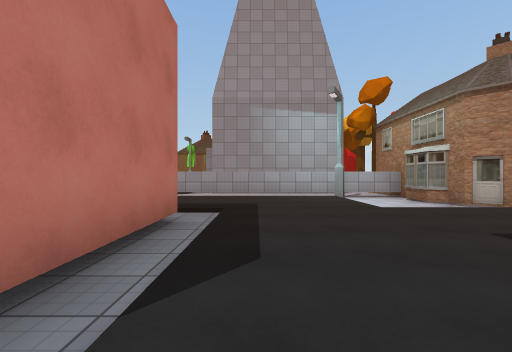
[1] (above)

24 first-person views from a walk through a Unity game level. The camera is 1.2 m above the floor, looks level and sees 90° across. The floor is counted in squares, 2 m on a side. Each view is taken from the middle of a square. On the plan, view 1 faces up. The plan holds only what a view shows up to about 9 squares ahead; the rest is blank. The place goes on beyond the plan. The player is left out. Some animated figures are left out. Some surface patterns are stand-ins.

[2]
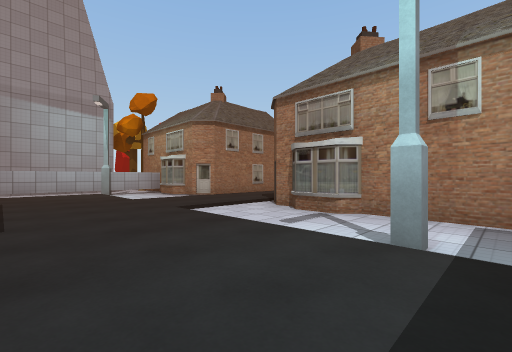

[3]
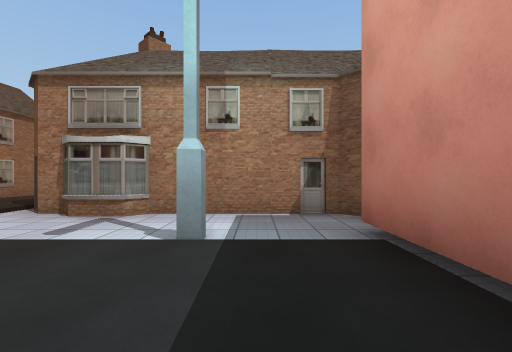

[4]
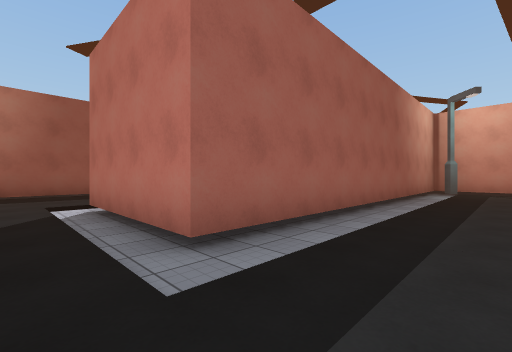

[5]
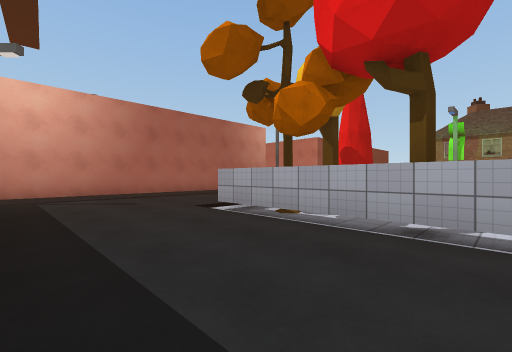

[6]
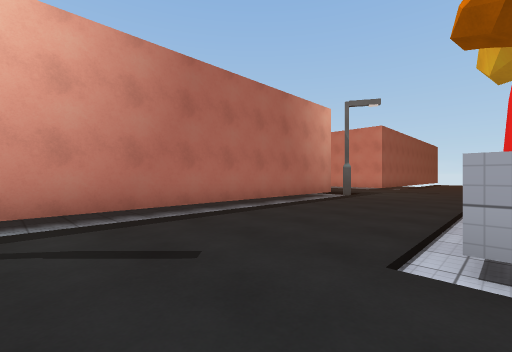

[7]
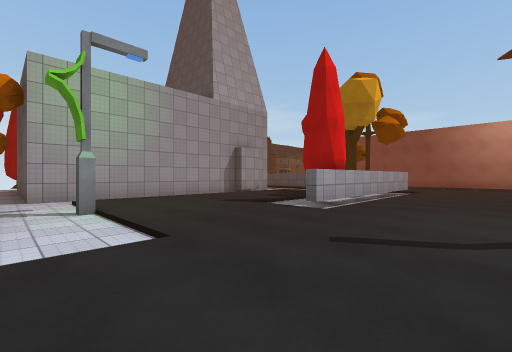

[8]
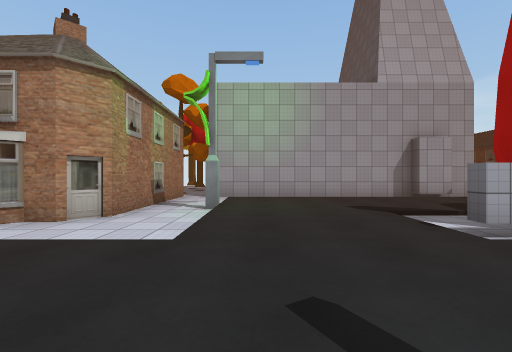

[9]
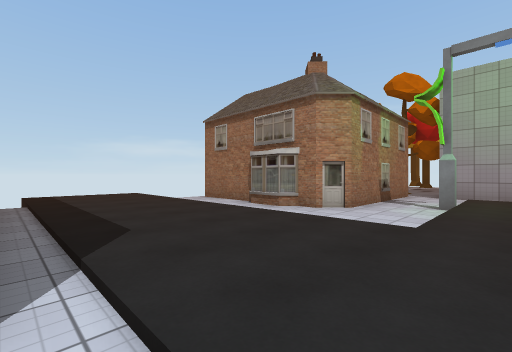

[10]
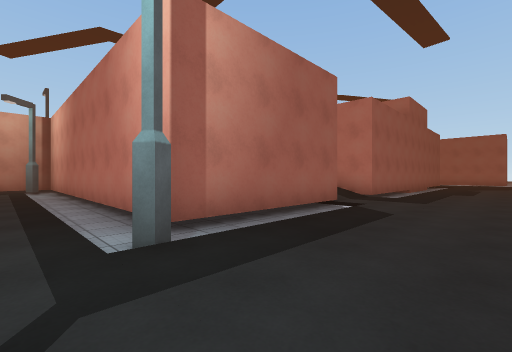

[11]
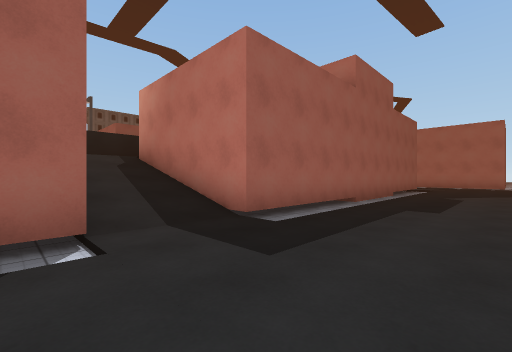

[12]
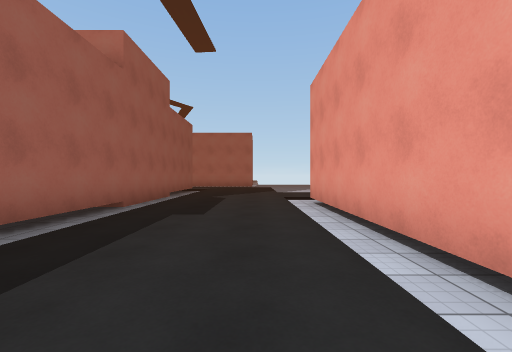

[13]
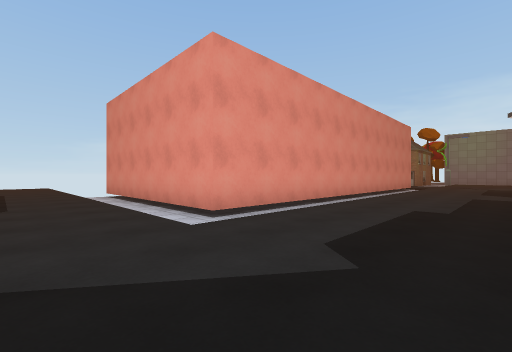

[14]
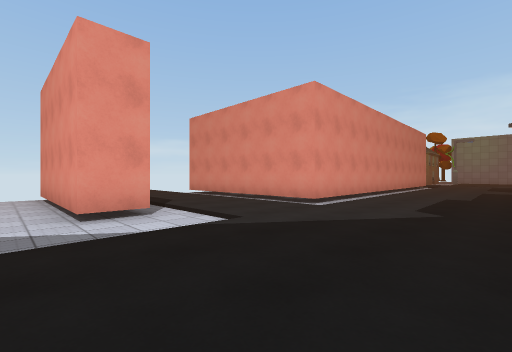

[15]
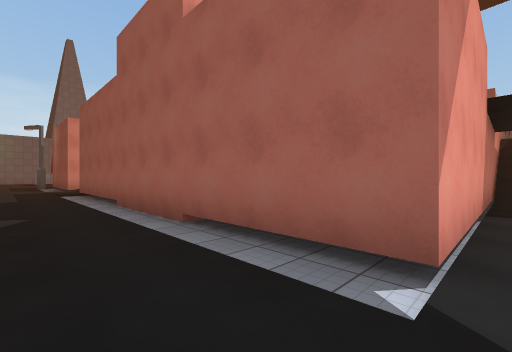

[16]
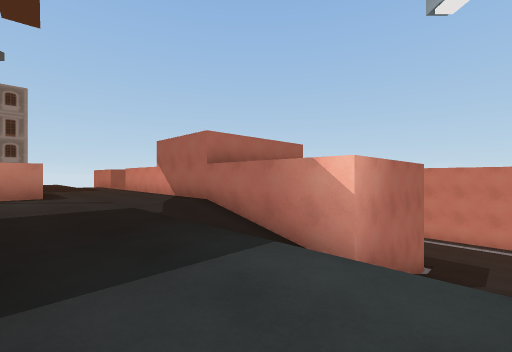

[17]
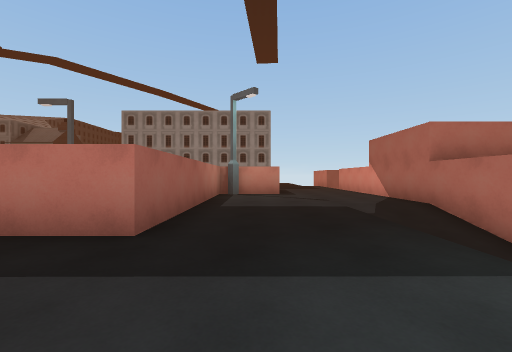

[18]
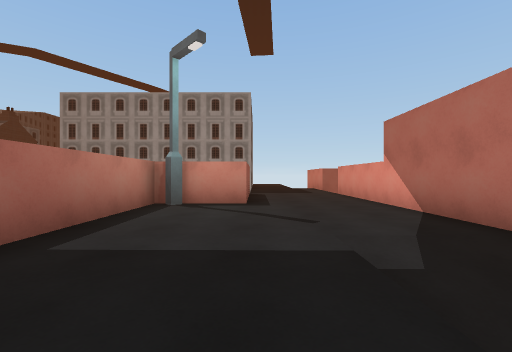

[19]
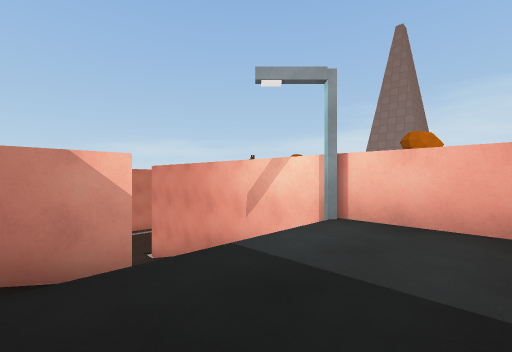

[20]
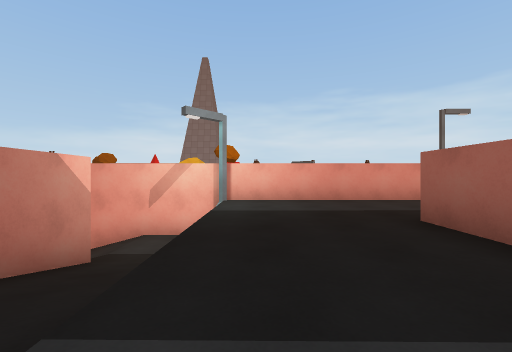

[21]
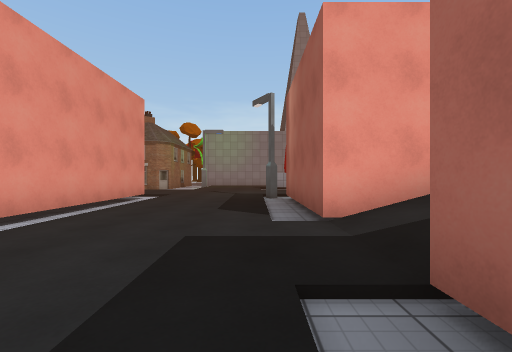

[22]
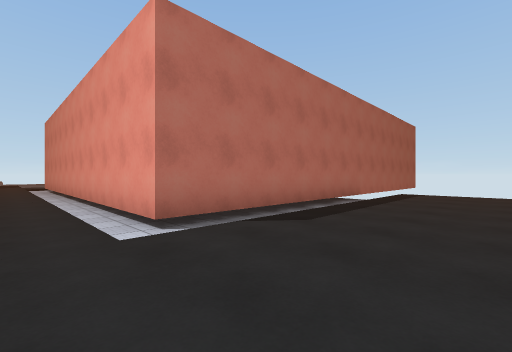

[23]
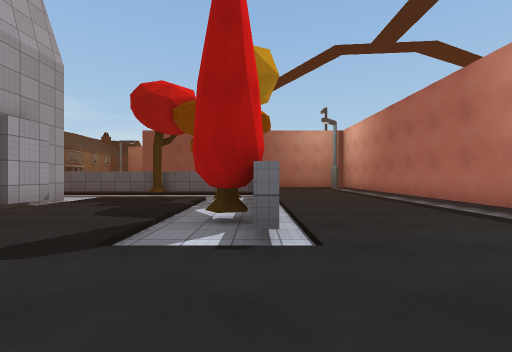

[24]
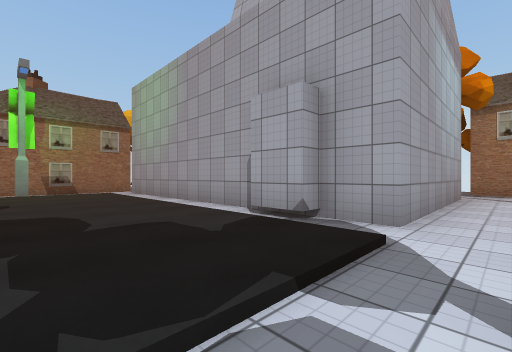

### Floor plan
Key: @ floor where view 1 was taken; # wall or solid block; x gap in a wall; . main floor; - floor 0.25 m lower than the main floor; : floor 4 m higher than the main floor; / step, stairs or slope; ^ raised ledge; L lamp; T tree; O other object.
Columns run from 28 left of view 1 to 8 right of it. Each row starts with its distance up from view 1.
 27    ..            #
 26    ..            #...
 25    ..           ##...
 24 -# ..-x         #-...-#
 23 -# ..-#         #-...-#
 22 -# ..-#         #-...-#
 21 -# ..-#         #-...-#
 20 -##..-#         #-...-##### T O
 19 ---..-###########-...----------
 18 ///../////////////...//L//-####
 17 ..........................-#
 16 ..........................-#
 15 .//////////..////L...//...-#
 14 .##########//####-...#-...-#
 13 .#        #//#  #-...TT...-#
 12 .#        #//#  #-...#-...##
 11 .#        #//#  #-...#T...##     T
 10 .##########//#  #-...#-///-#####-#
  9 .:::::://////#  #-...#T-T--------#
  8 /:::::://///L#  #-...##########L##
  7 /::::::::::::#  #-.............--#
  6 /###:::::::::#  #-.............--##
  5 -###L::::::::#  #L//////////...///###
  4     ^^^^##      ###########-........
  3                           #-.......
  2                           #-...--#
  1                           #-...--#
  0                            /@..--#
 -1                            ....L-#
 -2                           .....--#
 -3                           /////--#
 -4                           ########

Positions as (right, up) in squares from view 1, and headings:
1: (0, 0), facing up
2: (0, -2), facing up-right
3: (0, -2), facing right
4: (0, 6), facing down-left
5: (-3, 5), facing up-left
6: (-7, 6), facing up-left
7: (-10, 19), facing down-right
8: (-10, 17), facing right
9: (-11, 17), facing up-right
10: (-10, 17), facing down-left
11: (-15, 17), facing down-left
12: (-16, 17), facing left
13: (-25, 15), facing up-right
14: (-28, 15), facing up-right
15: (-28, 16), facing down-right
16: (-16, 6), facing up-left
17: (-16, 6), facing left
18: (-19, 7), facing left
19: (-19, 6), facing up-right
20: (-22, 7), facing right
21: (-19, 15), facing right
22: (-8, 17), facing up-left
23: (-7, 17), facing down
24: (-5, 9), facing up-right
